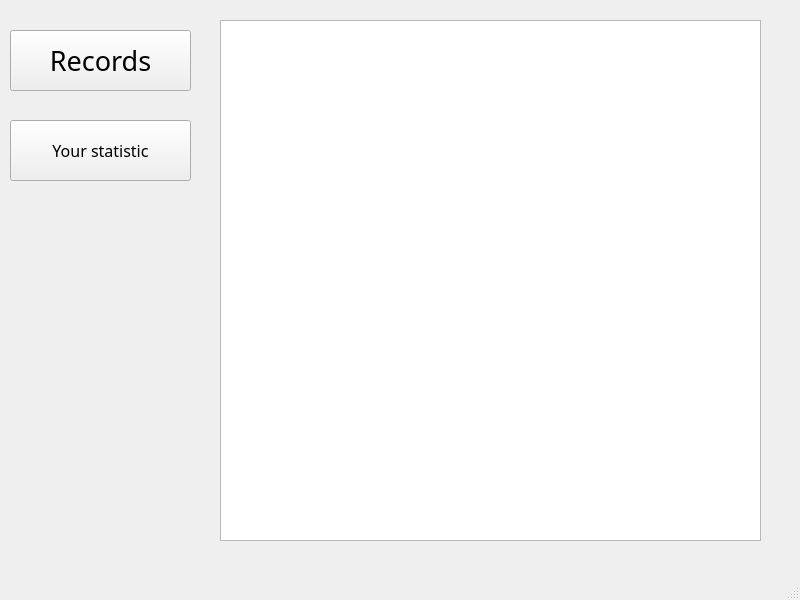
<?xml version="1.0" encoding="UTF-8"?>
<ui version="4.0">
 <class>MainWindow</class>
 <widget class="QMainWindow" name="MainWindow">
  <property name="geometry">
   <rect>
    <x>0</x>
    <y>0</y>
    <width>800</width>
    <height>600</height>
   </rect>
  </property>
  <property name="windowTitle">
   <string>Records</string>
  </property>
  <widget class="QWidget" name="centralwidget">
   <widget class="QTableView" name="tableView">
    <property name="geometry">
     <rect>
      <x>220</x>
      <y>20</y>
      <width>541</width>
      <height>521</height>
     </rect>
    </property>
   </widget>
   <widget class="QTableView" name="tableView_2">
    <property name="geometry">
     <rect>
      <x>220</x>
      <y>20</y>
      <width>541</width>
      <height>521</height>
     </rect>
    </property>
   </widget>
   <widget class="QPushButton" name="recbtn">
    <property name="geometry">
     <rect>
      <x>10</x>
      <y>30</y>
      <width>181</width>
      <height>61</height>
     </rect>
    </property>
    <property name="font">
     <font>
      <family>OCR A Extended</family>
      <pointsize>20</pointsize>
     </font>
    </property>
    <property name="text">
     <string>Records</string>
    </property>
   </widget>
   <widget class="QPushButton" name="statbtn">
    <property name="geometry">
     <rect>
      <x>10</x>
      <y>120</y>
      <width>181</width>
      <height>61</height>
     </rect>
    </property>
    <property name="font">
     <font>
      <family>OCR A Extended</family>
      <pointsize>12</pointsize>
     </font>
    </property>
    <property name="text">
     <string>Your statistic</string>
    </property>
   </widget>
  </widget>
  <widget class="QMenuBar" name="menubar">
   <property name="geometry">
    <rect>
     <x>0</x>
     <y>0</y>
     <width>800</width>
     <height>26</height>
    </rect>
   </property>
  </widget>
  <widget class="QStatusBar" name="statusbar"/>
 </widget>
 <resources/>
 <connections/>
</ui>
